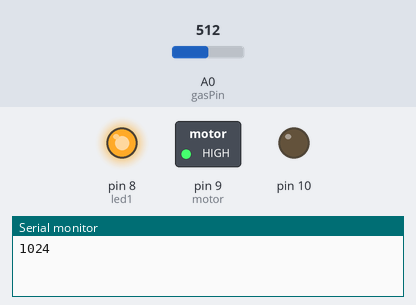
This sketch was run on a simulated Arduino Uno, built with avr-gcc and run on an emulated ATmega328P. Shown: switched loads named in the sketch (green lamp = pin HIGH), output pins drawn as LEDs (lit = HIGH), the last lines printed to the serial monitor. The test bench sets the inputs (shaded band); at power-on: A0 (gasPin) = 512.

Above: at 1.2 s.
1.3 s: A0 (gasPin) set to 484
At 5.4 s:
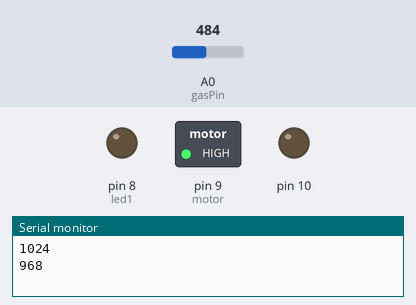
6.5 s: A0 (gasPin) set to 367
11.2 s: A0 (gasPin) set to 337
At 15.4 s:
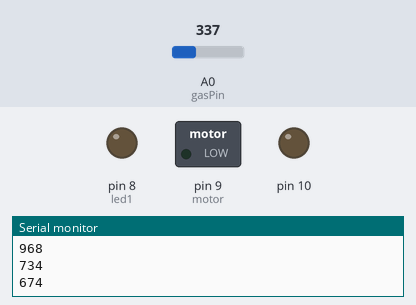
16.5 s: A0 (gasPin) set to 511
At 20.5 s:
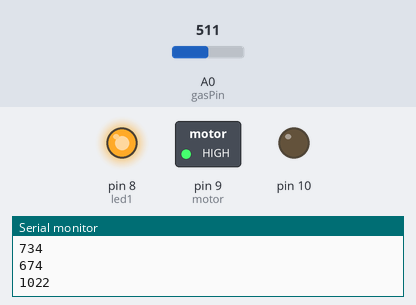
21.5 s: A0 (gasPin) set to 306
At 25.6 s:
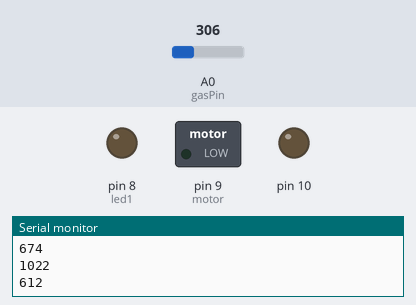
Timing chart, 0 to 27.1 s (numbered marks = the images above; inputs shaded):
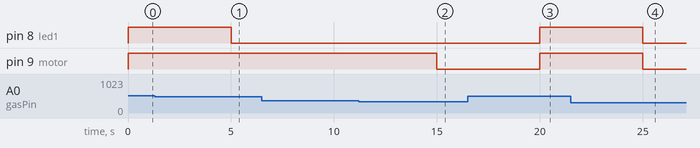

The sketch:

IOT_GAS.ino
```cpp
#include <SoftwareSerial.h>
SoftwareSerial BTSerial(3,2);


const int gasPin = A0 ;
int led1 = 8;
int motor = 9;

void setup() {
  // put your setup code here, to run once:
Serial.begin(9600);
BTSerial.begin(9600);
pinMode(8, OUTPUT);
pinMode(9, OUTPUT);
pinMode(10, OUTPUT);
}


void loop() {
  // put your main code here, to run repeatedly:
Serial.println(analogRead(gasPin)*2);
int reg = analogRead(gasPin)*2;
if(reg > 1000){
  analogWrite(motor, 255);
  digitalWrite(led1,HIGH);
  //to server
  uint8_t value[2];
  value[0] = 200;
  value[1] = 100;
  BTSerial.write(value[0]);
  delayMicroseconds(100);
  BTSerial.write(value[1]);
  delay(1);
  //to server

}
  else if(reg < 700){
  digitalWrite(led1,LOW);
  analogWrite(motor,0);

}
else{
  digitalWrite(led1,LOW);
  analogWrite(motor, 255);

}
delay(5000);
}
```

Measured:
- the behaviour switches between 501 and 500 on A0 (gasPin) (found by bisection; images 0 and 1)
- the behaviour switches between 350 and 349 on A0 (gasPin) (found by bisection; images 1 and 2)
- after the input at 1.3 s, pin 8 (led1): HIGH → LOW after 3.7 s
- after the input at 11.2 s, pin 9 (motor): HIGH → LOW after 3.8 s
- after the input at 16.5 s, pin 8 (led1), pin 9 (motor): LOW → HIGH after 3.5 s
- after the input at 21.5 s, pin 8 (led1), pin 9 (motor): HIGH → LOW after 3.5 s
